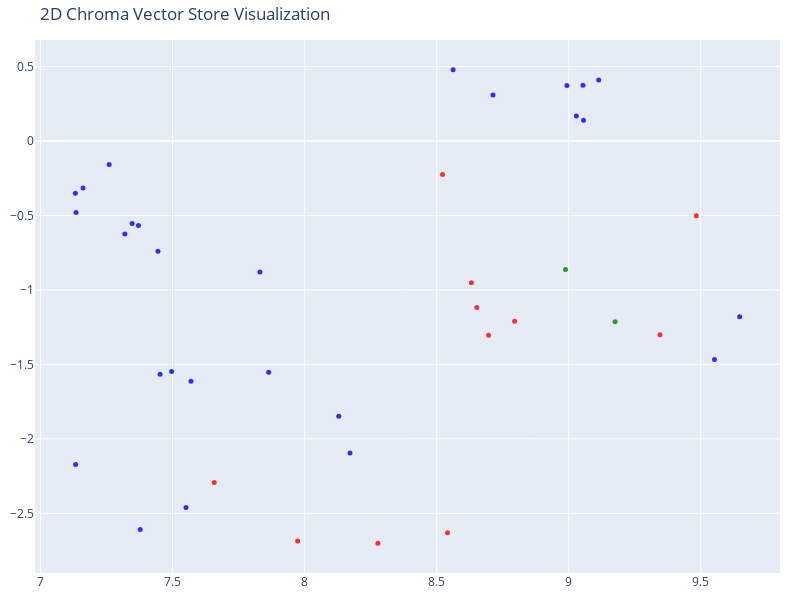

The notebook cell saved with this chart:
### Code cell
# We humans find it easier to visalize things in 2D!
# Reduce the dimensionality of the vectors to 2D using t-SNE
# (t-distributed stochastic neighbor embedding)

tsne = TSNE(n_components=2, random_state=42)
reduced_vectors = tsne.fit_transform(vectors)

# Create the 2D scatter plot
fig = go.Figure(data=[go.Scatter(
    x=reduced_vectors[:, 0],
    y=reduced_vectors[:, 1],
    mode='markers',
    marker=dict(size=5, color=colors, opacity=0.8),
    text=[f"Type: {t}<br>Text: {d[:100]}..." for t, d in zip(doc_types, documents)],
    hoverinfo='text'
)])

fig.update_layout(
    title='2D Chroma Vector Store Visualization',
    scene=dict(xaxis_title='x',yaxis_title='y'),
    width=800,
    height=600,
    margin=dict(r=20, b=10, l=10, t=40)
)

fig.show()

### Figure 1 — Plotly figure (JSON) as saved in the notebook; plotly's stock layout.template omitted (floating-point values rounded to 4 significant figures)
{"data": [{"hoverinfo": "text", "marker": {"color": ["green", "green", "blue", "blue", "blue", "blue", "blue", "blue", "blue", "blue", "blue", "blue", "blue", "blue", "blue", "blue", "blue", "blue", "blue", "blue", "blue", "blue", "blue", "blue", "blue", "blue", "blue", "blue", "blue", "red", "red", "red", "red", "red", "red", "red", "red", "red", "red", "red"], "opacity": 0.8, "size": 5}, "mode": "markers", "text": ["Type: About me<br>Text: # Pitch\n\nBonjour,\n\nJe m’appelle Sètondji Hippolyte SODJINOU. Je suis étudiant en Master 1 Économétri...", "Type: About me<br>Text: Ensuite, mon esprit critique et d’analyse, que j’ai développé en tant que membre du Conseil Exécutif...", "Type: git<br>Text: # Hi there, I'm Hippolyte SODJINOU! 👋\n\nWelcome to my GitHub profile!\n## 🔧 Technologies & Tools\n\n- **...", "Type: git<br>Text: - Development of the AI agent\n  \n\n## 📈 GitHub Stats\n\n![Hippolyte90's GitHub stats](https://github-re...", "Type: git<br>Text: # Projets\n\n## Agent LinkedIn : Génération des postes pour Linkedin \n\nCet agent intelligent automatis...", "Type: git<br>Text: 1. Clonez ce dépôt :\n```bash\ngit clone [URL_DU_REPO]\ncd [NOM_DU_DOSSIER]\n```\n\n2. Installez les dépen...", "Type: git<br>Text: ## Sécurité\n\n- Ne partagez jamais votre fichier `.env`\n- Ne committez pas vos identifiants dans le c...", "Type: git<br>Text: ## Fonctionnalités\n\n- 🔐 Authentification sécurisée avec LinkedIn et Google\n- 🔍 Analyse des publicati...", "Type: git<br>Text: ## Installation\n\n1. Clonez ce dépôt :\n```bash\ngit clone [URL_DU_REPO]\ncd [NOM_DU_DOSSIER]\n```\n\n2. In...", "Type: git<br>Text: 4. Configurez l'authentification Google :\n   - Allez sur [Google Cloud Console](https://console.clou...", "Type: git<br>Text: ## Sécurité\n\n- Ne partagez jamais votre fichier `.env`\n- Ne committez pas vos identifiants dans le c...", "Type: git<br>Text: ## Licence\n\nMIT \n\n\n## Analyse économétrique des séries temporelles de rendements d’ETF : Modélisatio...", "Type: git<br>Text: ## Données utilisées\nLes données utilisées sont les séries temporelles des rendements des trois ETF ...", "Type: git<br>Text: ## Méthodologie et outils\nLa méthodologie repose sur l’analyse économétrique des séries temporelles....", "Type: git<br>Text: ## Principaux résultats\nLes résultats montrent une forte persistance de la volatilité pour les ETF C...", "Type: git<br>Text: ## Interprétation et implications\nL’étude met en lumière la dynamique spécifique des rendements et d...", "Type: git<br>Text: ## Compétences développées\nCe projet a permis de développer des compétences avancées en économétrie ...", "Type: git<br>Text: <!DOCTYPE html>\n<html lang=\"en\">\n<body>\n    <div class=\"container\">\n        <h1>📊 Analyse empirique ...", "Type: git<br>Text: <strong>Méthodologie et outils</strong>\n\nL’analyse débute par des statistiques descriptives des rend...", "Type: git<br>Text: <strong>Principaux résultats</strong>\n\nLes rendements des ETF présentent une distribution non normal...", "Type: git<br>Text: <strong>Compétences développées</strong>\n\nCe travail a permis de renforcer les compétences en analys...", "Type: git<br>Text: 2️⃣ Climate‑Health Impact for Italy, Summer 2022\nData : ERA5 land temperatures (2015‑2023) + World M...", "Type: git<br>Text: #DataScience #SpatialAnalytics #ClimateRisk #ShinyApps #Python #RStats\n\n## Machine Learning – Analys...", "Type: git<br>Text: ## Analyse des relations entre deux variables via des données Eurostat un projet en R\n\nCe projet aca...", "Type: git<br>Text: ## Predicting high site traffic\n\nThis project aims to predict high website traffic for a recipe site...", "Type: git<br>Text: ## Data Sampling and Data Communication\nThis project aims to analyze electoral polls and their resul...", "Type: git<br>Text: ## Consommation de carburants en France, l'année 2023\n\nCe projet vise à analyser les prix des carbur...", "Type: git<br>Text: ## Web Scraping and Interactive Dashboard\n\nThe project involves analyzing election polling data in g...", "Type: git<br>Text: ## Coffee Shop Analysis project\nThis project focuses on leveraging Python to analyze and visualize d...", "Type: linkedin<br>Text: # Profil LinkedIn\n## Nom: SODJINOU\n## Prénoms: Setondji Hippolyte\n\n**Etudiant en Master Econométrie,...", "Type: linkedin<br>Text: Aix-en-Provence, Provence-Alpes-Côte d’Azur, France\n\n **Résumé**\n Étudiant en Master 1 Économétrie, ...", "Type: linkedin<br>Text: ## Compétences principales\nR • SQL • Python (langage de programmation) • Microsoft Power BI • Machin...", "Type: linkedin<br>Text: Je suis rédacteur web SEO spécialisé dans la création de contenus optimisés\n pour le référencement s...", "Type: linkedin<br>Text: ## Société BCEF Ingénierie & Informatique Sarl \n**Stagiaire en Statistique, Base de données et Proba...", "Type: linkedin<br>Text: IMSP | Institut de Mathématiques et de Sciences Physiques\n Licence, Mathématiques et informatique · ...", "Type: linkedin<br>Text: # Publications importantes\n\n##🚀 Automatisation + Intelligence Artificielle = Combo gagnant ! 🤖✨\n\nVou...", "Type: linkedin<br>Text: hashtag#Automation hashtag#n8n hashtag#AgentAI hashtag#Productivité hashtag#TechInnovante hashtag#Wo...", "Type: linkedin<br>Text: Key highlights of our solution:\n🔍 Automated Data Scraping: Efficiently gathering polling data includ...", "Type: linkedin<br>Text: ## 📊 Exploring U.S. County Population\n\nOne class project, one new skill!\n I’m excited to share our l...", "Type: linkedin<br>Text: 🙏 Big thanks to Prof. Christian Schluter for his guidance—and to my classmates for the great teamwor..."], "type": "scatter", "x": [9.176, 8.988, 9.552, 9.647, 9.056, 9.054, 8.713, 9.029, 9.114, 8.993, 8.562, 7.371, 7.26, 7.347, 7.161, 7.132, 7.831, 7.445, 7.319, 7.135, 8.129, 8.172, 7.864, 7.57, 7.133, 7.453, 7.496, 7.551, 7.377, 9.345, 8.795, 8.697, 9.483, 8.652, 8.632, 8.522, 7.658, 7.974, 8.277, 8.541], "y": [-1.213, -0.8626, -1.466, -1.18, 0.139, 0.3742, 0.3096, 0.1679, 0.4103, 0.3731, 0.4786, -0.567, -0.1577, -0.5545, -0.3155, -0.3499, -0.8797, -0.7408, -0.6246, -0.48, -1.849, -2.094, -1.552, -1.612, -2.172, -1.567, -1.547, -2.461, -2.609, -1.301, -1.209, -1.305, -0.5023, -1.118, -0.9515, -0.2247, -2.293, -2.686, -2.701, -2.63]}], "layout": {"height": 600, "margin": {"b": 10, "l": 10, "r": 20, "t": 40}, "scene": {"xaxis": {"title": {"text": "x"}}, "yaxis": {"title": {"text": "y"}}}, "title": {"text": "2D Chroma Vector Store Visualization"}, "width": 800}}
